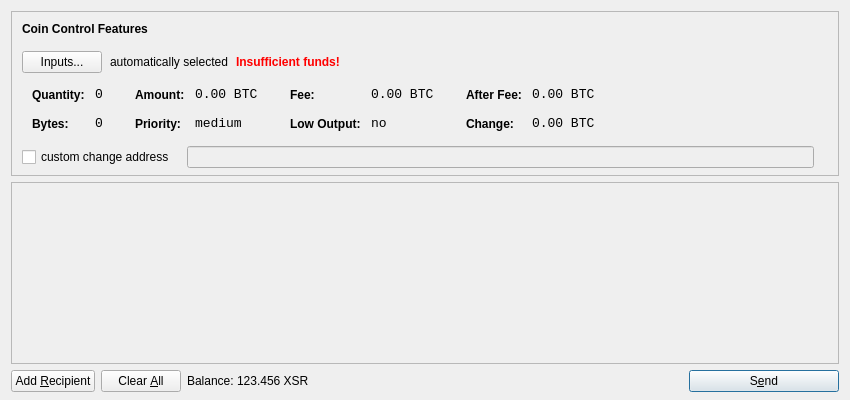
<?xml version="1.0" encoding="UTF-8"?>
<ui version="4.0">
 <class>SendCoinsDialog</class>
 <widget class="QDialog" name="SendCoinsDialog">
  <property name="geometry">
   <rect>
    <x>0</x>
    <y>0</y>
    <width>850</width>
    <height>400</height>
   </rect>
  </property>
  <property name="windowTitle">
   <string>Send Coins</string>
  </property>
  <layout class="QVBoxLayout" name="verticalLayout" stretch="0,1,0">
   <property name="bottomMargin">
    <number>8</number>
   </property>
   <item>
    <widget class="QFrame" name="frameCoinControl">
     <property name="sizePolicy">
      <sizepolicy hsizetype="Expanding" vsizetype="Expanding">
       <horstretch>0</horstretch>
       <verstretch>0</verstretch>
      </sizepolicy>
     </property>
     <property name="maximumSize">
      <size>
       <width>16777215</width>
       <height>16777215</height>
      </size>
     </property>
     <property name="frameShape">
      <enum>QFrame::StyledPanel</enum>
     </property>
     <property name="frameShadow">
      <enum>QFrame::Sunken</enum>
     </property>
     <layout class="QVBoxLayout" name="verticalLayoutCoinControl2">
      <property name="spacing">
       <number>-1</number>
      </property>
      <property name="leftMargin">
       <number>0</number>
      </property>
      <property name="topMargin">
       <number>0</number>
      </property>
      <property name="rightMargin">
       <number>0</number>
      </property>
      <property name="bottomMargin">
       <number>6</number>
      </property>
      <item>
       <layout class="QVBoxLayout" name="verticalLayoutCoinControl" stretch="0,0,0,0,1">
        <property name="spacing">
         <number>0</number>
        </property>
        <property name="leftMargin">
         <number>10</number>
        </property>
        <property name="topMargin">
         <number>10</number>
        </property>
        <item>
         <layout class="QHBoxLayout" name="horizontalLayoutCoinControl1">
          <property name="bottomMargin">
           <number>15</number>
          </property>
          <item>
           <widget class="QLabel" name="labelCoinControlFeatures">
            <property name="sizePolicy">
             <sizepolicy hsizetype="Preferred" vsizetype="Maximum">
              <horstretch>0</horstretch>
              <verstretch>0</verstretch>
             </sizepolicy>
            </property>
            <property name="font">
             <font>
              <weight>75</weight>
              <bold>true</bold>
             </font>
            </property>
            <property name="styleSheet">
             <string notr="true">font-weight:bold;</string>
            </property>
            <property name="text">
             <string>Coin Control Features</string>
            </property>
           </widget>
          </item>
         </layout>
        </item>
        <item>
         <layout class="QHBoxLayout" name="horizontalLayoutCoinControl2" stretch="0,0,0,0">
          <property name="spacing">
           <number>8</number>
          </property>
          <property name="bottomMargin">
           <number>10</number>
          </property>
          <item>
           <widget class="QPushButton" name="pushButtonCoinControl">
            <property name="styleSheet">
             <string notr="true"/>
            </property>
            <property name="text">
             <string>Inputs...</string>
            </property>
           </widget>
          </item>
          <item>
           <widget class="QLabel" name="labelCoinControlAutomaticallySelected">
            <property name="text">
             <string>automatically selected</string>
            </property>
            <property name="margin">
             <number>5</number>
            </property>
           </widget>
          </item>
          <item>
           <widget class="QLabel" name="labelCoinControlInsuffFunds">
            <property name="font">
             <font>
              <weight>75</weight>
              <bold>true</bold>
             </font>
            </property>
            <property name="styleSheet">
             <string notr="true">color:red;font-weight:bold;</string>
            </property>
            <property name="text">
             <string>Insufficient funds!</string>
            </property>
            <property name="margin">
             <number>5</number>
            </property>
           </widget>
          </item>
          <item>
           <spacer name="horizontalSpacerCoinControl">
            <property name="orientation">
             <enum>Qt::Horizontal</enum>
            </property>
            <property name="sizeHint" stdset="0">
             <size>
              <width>40</width>
              <height>1</height>
             </size>
            </property>
           </spacer>
          </item>
         </layout>
        </item>
        <item>
         <widget class="QWidget" name="widgetCoinControl" native="true">
          <property name="sizePolicy">
           <sizepolicy hsizetype="Preferred" vsizetype="Preferred">
            <horstretch>0</horstretch>
            <verstretch>0</verstretch>
           </sizepolicy>
          </property>
          <property name="minimumSize">
           <size>
            <width>0</width>
            <height>0</height>
           </size>
          </property>
          <property name="styleSheet">
           <string notr="true"/>
          </property>
          <layout class="QHBoxLayout" name="horizontalLayoutCoinControl5">
           <property name="margin">
            <number>0</number>
           </property>
           <item>
            <layout class="QHBoxLayout" name="horizontalLayoutCoinControl3" stretch="0,0,0,1">
             <property name="spacing">
              <number>20</number>
             </property>
             <property name="topMargin">
              <number>0</number>
             </property>
             <property name="bottomMargin">
              <number>10</number>
             </property>
             <item>
              <layout class="QFormLayout" name="formLayoutCoinControl1">
               <property name="horizontalSpacing">
                <number>10</number>
               </property>
               <property name="verticalSpacing">
                <number>14</number>
               </property>
               <property name="leftMargin">
                <number>10</number>
               </property>
               <property name="topMargin">
                <number>4</number>
               </property>
               <property name="rightMargin">
                <number>6</number>
               </property>
               <item row="0" column="0">
                <widget class="QLabel" name="labelCoinControlQuantityText">
                 <property name="styleSheet">
                  <string notr="true">font-weight:bold;</string>
                 </property>
                 <property name="text">
                  <string>Quantity:</string>
                 </property>
                 <property name="margin">
                  <number>0</number>
                 </property>
                </widget>
               </item>
               <item row="0" column="1">
                <widget class="QLabel" name="labelCoinControlQuantity">
                 <property name="font">
                  <font>
                   <family>Monospace</family>
                   <pointsize>10</pointsize>
                  </font>
                 </property>
                 <property name="cursor">
                  <cursorShape>IBeamCursor</cursorShape>
                 </property>
                 <property name="contextMenuPolicy">
                  <enum>Qt::ActionsContextMenu</enum>
                 </property>
                 <property name="text">
                  <string notr="true">0</string>
                 </property>
                 <property name="margin">
                  <number>0</number>
                 </property>
                 <property name="textInteractionFlags">
                  <set>Qt::LinksAccessibleByMouse|Qt::TextSelectableByKeyboard|Qt::TextSelectableByMouse</set>
                 </property>
                </widget>
               </item>
               <item row="1" column="0">
                <widget class="QLabel" name="labelCoinControlBytesText">
                 <property name="styleSheet">
                  <string notr="true">font-weight:bold;</string>
                 </property>
                 <property name="text">
                  <string>Bytes:</string>
                 </property>
                </widget>
               </item>
               <item row="1" column="1">
                <widget class="QLabel" name="labelCoinControlBytes">
                 <property name="font">
                  <font>
                   <family>Monospace</family>
                   <pointsize>10</pointsize>
                  </font>
                 </property>
                 <property name="cursor">
                  <cursorShape>IBeamCursor</cursorShape>
                 </property>
                 <property name="contextMenuPolicy">
                  <enum>Qt::ActionsContextMenu</enum>
                 </property>
                 <property name="text">
                  <string notr="true">0</string>
                 </property>
                 <property name="textInteractionFlags">
                  <set>Qt::LinksAccessibleByMouse|Qt::TextSelectableByKeyboard|Qt::TextSelectableByMouse</set>
                 </property>
                </widget>
               </item>
              </layout>
             </item>
             <item>
              <layout class="QFormLayout" name="formLayoutCoinControl2">
               <property name="horizontalSpacing">
                <number>10</number>
               </property>
               <property name="verticalSpacing">
                <number>14</number>
               </property>
               <property name="leftMargin">
                <number>6</number>
               </property>
               <property name="topMargin">
                <number>4</number>
               </property>
               <property name="rightMargin">
                <number>6</number>
               </property>
               <item row="0" column="0">
                <widget class="QLabel" name="labelCoinControlAmountText">
                 <property name="styleSheet">
                  <string notr="true">font-weight:bold;</string>
                 </property>
                 <property name="text">
                  <string>Amount:</string>
                 </property>
                 <property name="margin">
                  <number>0</number>
                 </property>
                </widget>
               </item>
               <item row="0" column="1">
                <widget class="QLabel" name="labelCoinControlAmount">
                 <property name="font">
                  <font>
                   <family>Monospace</family>
                   <pointsize>10</pointsize>
                  </font>
                 </property>
                 <property name="cursor">
                  <cursorShape>IBeamCursor</cursorShape>
                 </property>
                 <property name="contextMenuPolicy">
                  <enum>Qt::ActionsContextMenu</enum>
                 </property>
                 <property name="text">
                  <string notr="true">0.00 BTC</string>
                 </property>
                 <property name="textInteractionFlags">
                  <set>Qt::LinksAccessibleByMouse|Qt::TextSelectableByKeyboard|Qt::TextSelectableByMouse</set>
                 </property>
                </widget>
               </item>
               <item row="1" column="0">
                <widget class="QLabel" name="labelCoinControlPriorityText">
                 <property name="styleSheet">
                  <string notr="true">font-weight:bold;</string>
                 </property>
                 <property name="text">
                  <string>Priority:</string>
                 </property>
                </widget>
               </item>
               <item row="1" column="1">
                <widget class="QLabel" name="labelCoinControlPriority">
                 <property name="font">
                  <font>
                   <family>Monospace</family>
                   <pointsize>10</pointsize>
                  </font>
                 </property>
                 <property name="cursor">
                  <cursorShape>IBeamCursor</cursorShape>
                 </property>
                 <property name="contextMenuPolicy">
                  <enum>Qt::ActionsContextMenu</enum>
                 </property>
                 <property name="text">
                  <string>medium</string>
                 </property>
                 <property name="textInteractionFlags">
                  <set>Qt::LinksAccessibleByMouse|Qt::TextSelectableByKeyboard|Qt::TextSelectableByMouse</set>
                 </property>
                </widget>
               </item>
              </layout>
             </item>
             <item>
              <layout class="QFormLayout" name="formLayoutCoinControl3">
               <property name="horizontalSpacing">
                <number>10</number>
               </property>
               <property name="verticalSpacing">
                <number>14</number>
               </property>
               <property name="leftMargin">
                <number>6</number>
               </property>
               <property name="topMargin">
                <number>4</number>
               </property>
               <property name="rightMargin">
                <number>6</number>
               </property>
               <item row="0" column="0">
                <widget class="QLabel" name="labelCoinControlFeeText">
                 <property name="styleSheet">
                  <string notr="true">font-weight:bold;</string>
                 </property>
                 <property name="text">
                  <string>Fee:</string>
                 </property>
                 <property name="margin">
                  <number>0</number>
                 </property>
                </widget>
               </item>
               <item row="0" column="1">
                <widget class="QLabel" name="labelCoinControlFee">
                 <property name="font">
                  <font>
                   <family>Monospace</family>
                   <pointsize>10</pointsize>
                  </font>
                 </property>
                 <property name="cursor">
                  <cursorShape>IBeamCursor</cursorShape>
                 </property>
                 <property name="contextMenuPolicy">
                  <enum>Qt::ActionsContextMenu</enum>
                 </property>
                 <property name="text">
                  <string notr="true">0.00 BTC</string>
                 </property>
                 <property name="textInteractionFlags">
                  <set>Qt::LinksAccessibleByMouse|Qt::TextSelectableByKeyboard|Qt::TextSelectableByMouse</set>
                 </property>
                </widget>
               </item>
               <item row="1" column="0">
                <widget class="QLabel" name="labelCoinControlLowOutputText">
                 <property name="styleSheet">
                  <string notr="true">font-weight:bold;</string>
                 </property>
                 <property name="text">
                  <string>Low Output:</string>
                 </property>
                </widget>
               </item>
               <item row="1" column="1">
                <widget class="QLabel" name="labelCoinControlLowOutput">
                 <property name="font">
                  <font>
                   <family>Monospace</family>
                   <pointsize>10</pointsize>
                  </font>
                 </property>
                 <property name="cursor">
                  <cursorShape>IBeamCursor</cursorShape>
                 </property>
                 <property name="contextMenuPolicy">
                  <enum>Qt::ActionsContextMenu</enum>
                 </property>
                 <property name="text">
                  <string>no</string>
                 </property>
                 <property name="textInteractionFlags">
                  <set>Qt::LinksAccessibleByMouse|Qt::TextSelectableByKeyboard|Qt::TextSelectableByMouse</set>
                 </property>
                </widget>
               </item>
              </layout>
             </item>
             <item>
              <layout class="QFormLayout" name="formLayoutCoinControl4">
               <property name="horizontalSpacing">
                <number>10</number>
               </property>
               <property name="verticalSpacing">
                <number>14</number>
               </property>
               <property name="leftMargin">
                <number>6</number>
               </property>
               <property name="topMargin">
                <number>4</number>
               </property>
               <property name="rightMargin">
                <number>6</number>
               </property>
               <item row="0" column="0">
                <widget class="QLabel" name="labelCoinControlAfterFeeText">
                 <property name="styleSheet">
                  <string notr="true">font-weight:bold;</string>
                 </property>
                 <property name="text">
                  <string>After Fee:</string>
                 </property>
                 <property name="margin">
                  <number>0</number>
                 </property>
                </widget>
               </item>
               <item row="0" column="1">
                <widget class="QLabel" name="labelCoinControlAfterFee">
                 <property name="font">
                  <font>
                   <family>Monospace</family>
                   <pointsize>10</pointsize>
                  </font>
                 </property>
                 <property name="cursor">
                  <cursorShape>IBeamCursor</cursorShape>
                 </property>
                 <property name="contextMenuPolicy">
                  <enum>Qt::ActionsContextMenu</enum>
                 </property>
                 <property name="text">
                  <string notr="true">0.00 BTC</string>
                 </property>
                 <property name="textInteractionFlags">
                  <set>Qt::LinksAccessibleByMouse|Qt::TextSelectableByKeyboard|Qt::TextSelectableByMouse</set>
                 </property>
                </widget>
               </item>
               <item row="1" column="0">
                <widget class="QLabel" name="labelCoinControlChangeText">
                 <property name="styleSheet">
                  <string notr="true">font-weight:bold;</string>
                 </property>
                 <property name="text">
                  <string>Change:</string>
                 </property>
                </widget>
               </item>
               <item row="1" column="1">
                <widget class="QLabel" name="labelCoinControlChange">
                 <property name="font">
                  <font>
                   <family>Monospace</family>
                   <pointsize>10</pointsize>
                  </font>
                 </property>
                 <property name="cursor">
                  <cursorShape>IBeamCursor</cursorShape>
                 </property>
                 <property name="contextMenuPolicy">
                  <enum>Qt::ActionsContextMenu</enum>
                 </property>
                 <property name="text">
                  <string notr="true">0.00 BTC</string>
                 </property>
                 <property name="textInteractionFlags">
                  <set>Qt::LinksAccessibleByMouse|Qt::TextSelectableByKeyboard|Qt::TextSelectableByMouse</set>
                 </property>
                </widget>
               </item>
              </layout>
             </item>
            </layout>
           </item>
          </layout>
         </widget>
        </item>
        <item>
         <layout class="QHBoxLayout" name="horizontalLayoutCoinControl4" stretch="0,0,0">
          <property name="spacing">
           <number>12</number>
          </property>
          <property name="sizeConstraint">
           <enum>QLayout::SetDefaultConstraint</enum>
          </property>
          <property name="topMargin">
           <number>5</number>
          </property>
          <property name="rightMargin">
           <number>5</number>
          </property>
          <item>
           <widget class="QCheckBox" name="checkBoxCoinControlChange">
            <property name="text">
             <string>custom change address</string>
            </property>
           </widget>
          </item>
          <item>
           <widget class="QLineEdit" name="lineEditCoinControlChange">
            <property name="enabled">
             <bool>false</bool>
            </property>
            <property name="sizePolicy">
             <sizepolicy hsizetype="Expanding" vsizetype="Fixed">
              <horstretch>0</horstretch>
              <verstretch>0</verstretch>
             </sizepolicy>
            </property>
           </widget>
          </item>
          <item>
           <widget class="QLabel" name="labelCoinControlChangeLabel">
            <property name="sizePolicy">
             <sizepolicy hsizetype="Preferred" vsizetype="Expanding">
              <horstretch>0</horstretch>
              <verstretch>0</verstretch>
             </sizepolicy>
            </property>
            <property name="minimumSize">
             <size>
              <width>0</width>
              <height>0</height>
             </size>
            </property>
            <property name="text">
             <string/>
            </property>
            <property name="margin">
             <number>3</number>
            </property>
           </widget>
          </item>
         </layout>
        </item>
        <item>
         <spacer name="verticalSpacerCoinControl">
          <property name="orientation">
           <enum>Qt::Vertical</enum>
          </property>
          <property name="sizeHint" stdset="0">
           <size>
            <width>800</width>
            <height>1</height>
           </size>
          </property>
         </spacer>
        </item>
       </layout>
      </item>
     </layout>
    </widget>
   </item>
   <item>
    <widget class="QScrollArea" name="scrollArea">
     <property name="widgetResizable">
      <bool>true</bool>
     </property>
     <widget class="QWidget" name="scrollAreaWidgetContents">
      <property name="geometry">
       <rect>
        <x>0</x>
        <y>0</y>
        <width>830</width>
        <height>165</height>
       </rect>
      </property>
      <layout class="QVBoxLayout" name="verticalLayout_2">
       <property name="margin">
        <number>0</number>
       </property>
       <item>
        <layout class="QVBoxLayout" name="entries">
         <property name="spacing">
          <number>6</number>
         </property>
        </layout>
       </item>
       <item>
        <spacer name="verticalSpacer">
         <property name="orientation">
          <enum>Qt::Vertical</enum>
         </property>
         <property name="sizeHint" stdset="0">
          <size>
           <width>20</width>
           <height>40</height>
          </size>
         </property>
        </spacer>
       </item>
      </layout>
     </widget>
    </widget>
   </item>
   <item>
    <layout class="QHBoxLayout" name="horizontalLayout">
     <item>
      <widget class="QPushButton" name="addButton">
       <property name="toolTip">
        <string>Send to multiple recipients at once</string>
       </property>
       <property name="text">
        <string>Add &amp;Recipient</string>
       </property>
       <property name="icon">
        <iconset resource="../bitcoin.qrc">
         <normaloff>:/icons/add</normaloff>:/icons/add</iconset>
       </property>
       <property name="autoDefault">
        <bool>false</bool>
       </property>
      </widget>
     </item>
     <item>
      <widget class="QPushButton" name="clearButton">
       <property name="sizePolicy">
        <sizepolicy hsizetype="Minimum" vsizetype="Fixed">
         <horstretch>0</horstretch>
         <verstretch>0</verstretch>
        </sizepolicy>
       </property>
       <property name="toolTip">
        <string>Remove all transaction fields</string>
       </property>
       <property name="text">
        <string>Clear &amp;All</string>
       </property>
       <property name="icon">
        <iconset resource="../bitcoin.qrc">
         <normaloff>:/icons/remove</normaloff>:/icons/remove</iconset>
       </property>
       <property name="autoRepeatDelay">
        <number>300</number>
       </property>
       <property name="autoDefault">
        <bool>false</bool>
       </property>
      </widget>
     </item>
     <item>
      <layout class="QHBoxLayout" name="horizontalLayout_2">
       <property name="spacing">
        <number>3</number>
       </property>
       <item>
        <widget class="QLabel" name="label">
         <property name="text">
          <string>Balance:</string>
         </property>
        </widget>
       </item>
       <item>
        <widget class="QLabel" name="labelBalance">
         <property name="cursor">
          <cursorShape>IBeamCursor</cursorShape>
         </property>
         <property name="text">
          <string>123.456 XSR</string>
         </property>
         <property name="textInteractionFlags">
          <set>Qt::LinksAccessibleByMouse|Qt::TextSelectableByKeyboard|Qt::TextSelectableByMouse</set>
         </property>
        </widget>
       </item>
      </layout>
     </item>
     <item>
      <spacer name="horizontalSpacer">
       <property name="orientation">
        <enum>Qt::Horizontal</enum>
       </property>
       <property name="sizeHint" stdset="0">
        <size>
         <width>40</width>
         <height>20</height>
        </size>
       </property>
      </spacer>
     </item>
     <item>
      <widget class="QPushButton" name="sendButton">
       <property name="minimumSize">
        <size>
         <width>150</width>
         <height>0</height>
        </size>
       </property>
       <property name="toolTip">
        <string>Confirm the send action</string>
       </property>
       <property name="text">
        <string>S&amp;end</string>
       </property>
       <property name="icon">
        <iconset resource="../bitcoin.qrc">
         <normaloff>:/icons/send</normaloff>:/icons/send</iconset>
       </property>
       <property name="default">
        <bool>true</bool>
       </property>
      </widget>
     </item>
    </layout>
   </item>
  </layout>
 </widget>
 <resources>
  <include location="../bitcoin.qrc"/>
 </resources>
 <connections/>
</ui>
